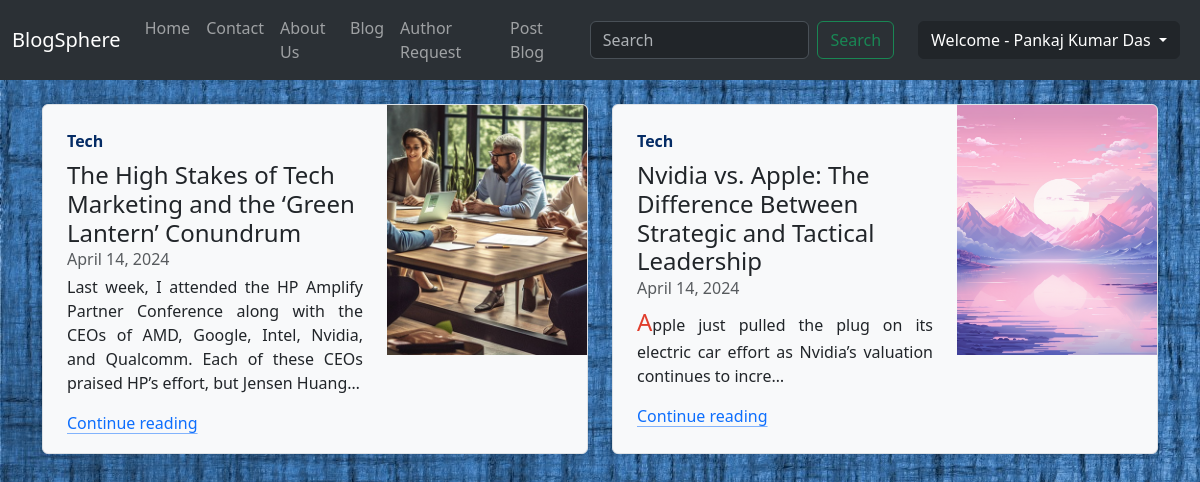
/author_panel/ (signed in), run on an earlier commit of the app's database.
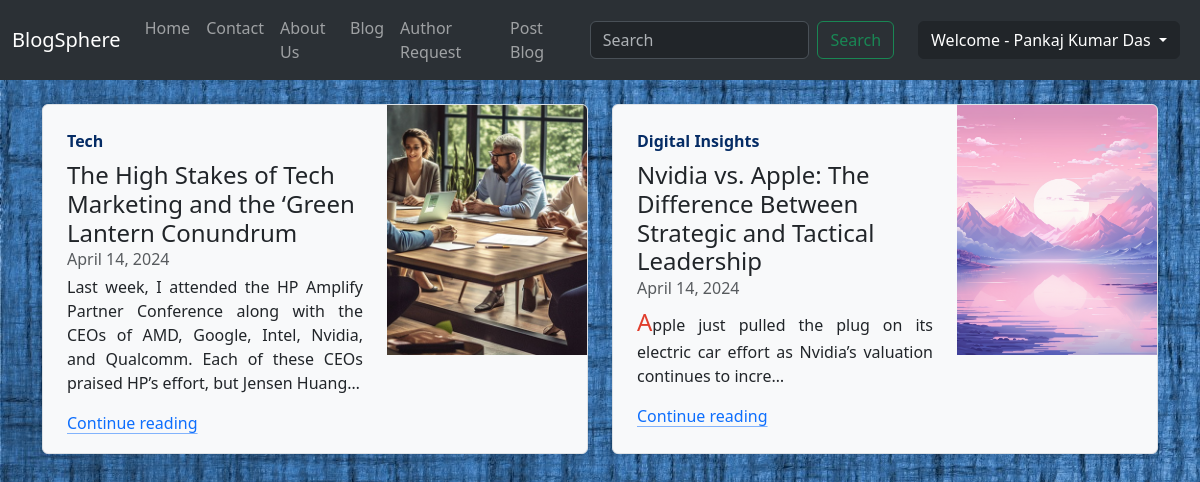
And on a later commit of the database.
### blog/models.py (models this page shows, shortened)
class Post(models.Model):
    CATEGORY_CHOICES = [
        ('Tech', 'Tech'),
        ('Life Style', 'Life Style'),
        ('Fitness Focus', 'Fitness Focus'),
        ('Bookworm Corner', 'Bookworm Corner'),
        ('Digital Insights', 'Digital Insights'),
        ('Creative Crafts', 'Creative Crafts'),
        ('Travel Tales', 'Travel Tales'),
        ('Inspirational Stories ', 'Inspirational Stories')
    ]
    pno = models.AutoField(primary_key=True)
    title = models.CharField(max_length=150)
    author = models.CharField(max_length=100)
    user = models.ForeignKey(User, on_delete=models.CASCADE)
    category = models.CharField(max_length=100, blank=True, choices=CATEGORY_CHOICES)
    slug = models.CharField(max_length=700, blank=True, null=True)
    timestamp = models.DateField(auto_now_add=True)
    content = models.TextField()
    summary = models.TextField()
    image = models.ImageField(upload_to="blog/images", default="")
    last_edit = models.DateTimeField(blank=True, null=True)

### home/views.py (the view)
# urls.py: path('author_panel/', views.author_panel, name="AuthorPanel"),
@login_required(login_url="/")
def author_panel(request):
    if (request.user.has_perm('blog.add_post') or request.user.has_perm('blog.change_post') or
            request.user.has_perm('blog.delete_post') or request.user.has_perm('blog.view_post')):
        authors_all_blog = Post.objects.filter(user=request.user)
        if len(authors_all_blog) == 0:
            messages.warning(request, "You Have No Post Exits. Please Post Your Blog.")
            return render(request, "home/author_panel.html")
        else:
            print(len(authors_all_blog))
            return render(request, "home/author_panel.html", {'authors_all_blog': authors_all_blog})
    else:
        messages.error(request, "You Have No Permission, You Are Not Allowed In Author Panel.")
        return redirect('Home')

### templates/home/author_panel.html (shortened to what this page needs)
{% extends 'base.html' %}
{% load static %}
{% load humanize %}
{% load extras %}
{% block body %}
    <div class="container   my-4">
        <div class="row mb-2">
            {% for post in authors_all_blog %}
            <div class="col-md-6">
                <div class="row g-0 border rounded overflow-hidden flex-md-row mb-4 shadow-sm h-md-250 position-relative bg-light"
                    style="height: 350px;">
                    <div class="col p-4 d-flex flex-column position-static">
                        <strong class="d-inline-block mb-2 text-primary-emphasis ">{{post.category}}</strong>
                        <h4 class="mb-0">{{post.title}}</h4>
                        <div class="mb-1 text-body-secondary">{{post.timestamp}}</div>
                        <p class="card-text mb-auto" style="text-align: justify;"><span id="preview" class="preview">{{post.content|truncatechars:200}}</span></p>
                        <p>
                            <a class="icon-link gap-1 icon-link-hover stretched-link" href="/blog/{{post.slug}}">Continue reading</a>
                        </p>
                    </div>
                    <div class="col-auto d-none d-lg-block">
                        <img src="/media/{{ post.image }}" alt="Thumbnail" width="200px" height="250px"
                            style="object-fit: cover;">
                    </div>
                </div>
            </div>
            {% endfor %}
        </div>
    </div>
{% endblock %}

### templates/base.html (shortened to what this page needs)
<!doctype html>
<html lang="en">
<head>
    <link href="https://cdn.jsdelivr.net/npm/bootstrap@5.3.3/dist/css/bootstrap.min.css" rel="stylesheet"
>
</head>
<body>
    <nav class="navbar navbar-expand-lg bg-primary bg-body-tertiary sticky-top" data-bs-theme="dark">
        <div class="container-fluid">
            <a class="navbar-brand" href="/">BlogSphere</a>
            <div class="collapse navbar-collapse" id="navbarSupportedContent">
                <ul class="navbar-nav me-auto mb-2 mb-lg-0">
                    <li class="nav-item">
                        <a class="nav-link {% block homeactive  %}{% endblock %}" aria-current="page" href="/">Home</a>
                    </li>
                    <li class="nav-item">
                        <a class="nav-link {% block contactactive  %}{% endblock %} " href="/contact">Contact</a>
                    </li>
                    <li class="nav-item">
                        <a class="nav-link {% block aboutactive  %}{% endblock %}" href="/about">About Us</a>
                    </li>
                    <li class="nav-item">
                        <a class="nav-link {% block blogactive  %}{% endblock %}" href="/blog">Blog</a>
                    </li>
                    {% if user.is_authenticated %}
                    {% if user.is_superuser %}
                    <li class="nav-item">
                        <a class="nav-link {% block superactive  %}{% endblock %}" href="/author_request_handle">Author Request</a>
                    </li>
                    {% endif %}
                    {% if request.session.is_author %}
                    <li class="nav-item">
                        <a class="nav-link {% block postblogactive  %}{% endblock %}" href="/blog/postblog/">Post Blog</a>
                    </li>
                    {% endif %}
                    {% endif %}
                </ul>
                <form method="get" action="/search/" class="d-flex mx-3" role="search">
                    <input class="form-control me-2" name="query" id="query" type="search" placeholder="Search"
                        aria-label="Search">
                    <button class="btn btn-outline-success" type="submit">Search</button>
                </form>
                {% if user.is_authenticated %}
                <div class="mx-2" id="navbarNavDarkDropdown">
                    <ul class="navbar-nav">
                        <li class="nav-item dropdown">
                            <button class="btn btn-dark dropdown-toggle" data-bs-toggle="dropdown"
                                aria-expanded="false">
                                Welcome - {{user.first_name}} {{user.last_name}}
                            </button>
                        </li>
                    </ul>
                </div>
                {% endif %}
            </div>
        </div>
    </nav>
    {% block body %} {% endblock %}
</body>
</html>

What changed in the data, as far as the page shows it:
changed Post "Tech": title "The High Stakes of Tech Marketing and the ‘Green Lantern’ Conundrum" → "The High Stakes of Tech Marketing and the ‘Green Lantern Conundrum"
changed Post "Nvidia vs. Apple: The Difference Between Strategic and Tactical Leadership": category "Tech" → "Digital Insights"
